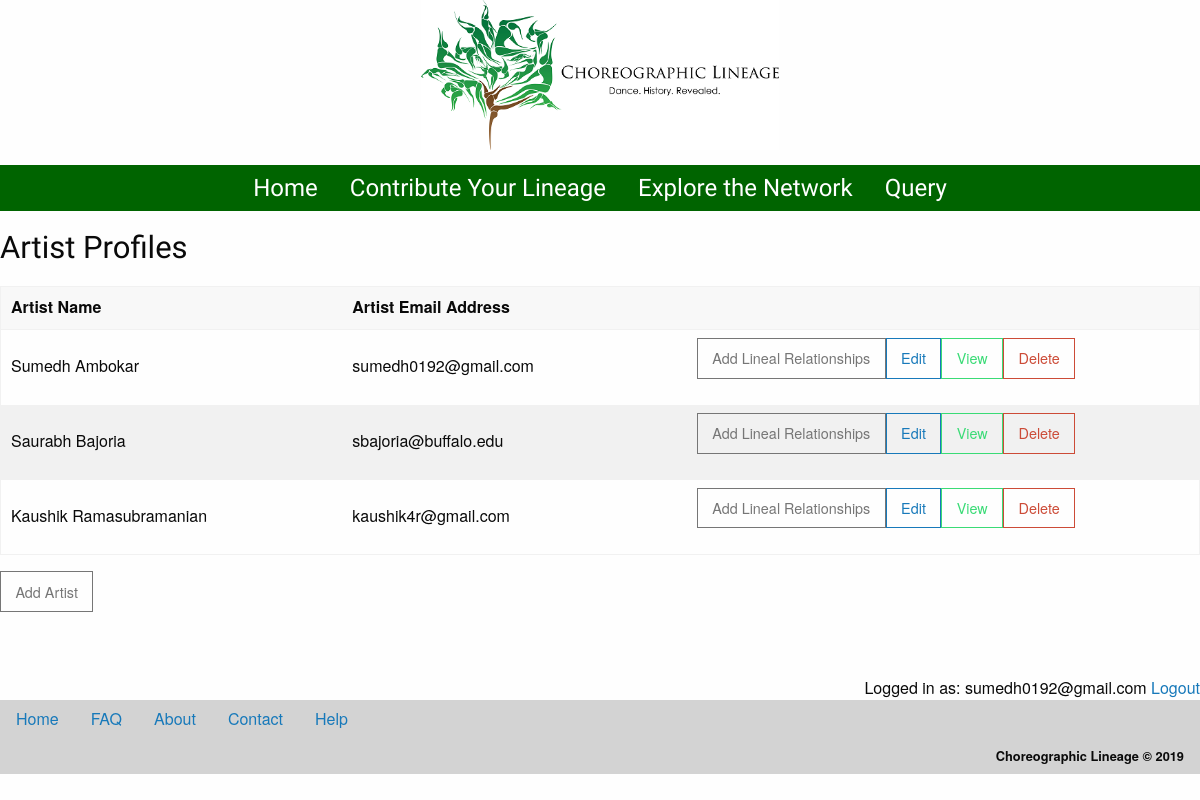
The app's page /profiles.php (signed in), older data.
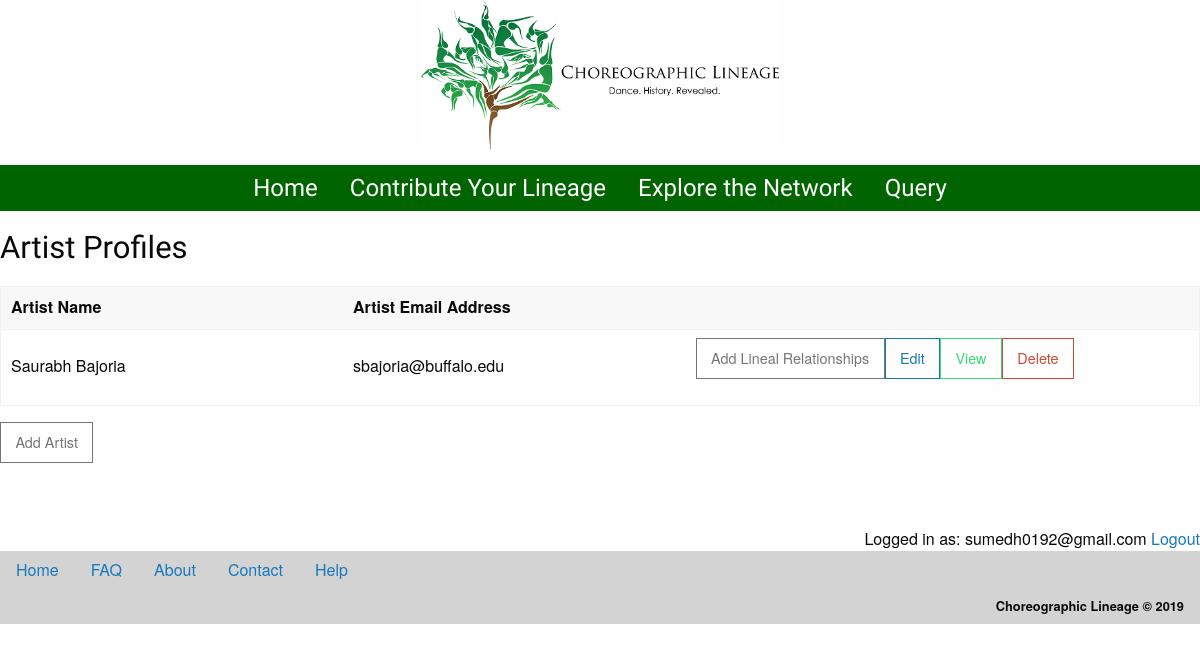
The same page, newer data.
### tables this page shows
CREATE TABLE `artist_profile` (
  `artist_profile_id` int(255) NOT NULL,
  `is_user_artist` varchar(10) NOT NULL,
  `profile_name` varchar(50) NOT NULL,
  `artist_first_name` varchar(50) NOT NULL,
  `artist_last_name` varchar(100) NOT NULL,
  `artist_email_address` varchar(50) NOT NULL,
  `artist_living_status` varchar(10) NOT NULL,
  `artist_dob` date NOT NULL,
  `artist_dod` date NOT NULL,
  `artist_genre` varchar(150) NOT NULL,
  `artist_ethnicity` varchar(50) NOT NULL,
  `artist_gender` varchar(50) NOT NULL,
  `gender_other` varchar(100) NOT NULL,
  `genre_other` varchar(100) NOT NULL,
  `ethnicity_other` varchar(100) NOT NULL,
  `artist_residence_city` varchar(100) NOT NULL,
  `artist_residence_state` varchar(100) NOT NULL,
  `artist_residence_province` varchar(100) NOT NULL,
  `artist_residence_country` varchar(100) NOT NULL,
  `artist_birth_country` varchar(100) NOT NULL,
  `artist_biography` varchar(500) NOT NULL,
  `artist_biography_text` varchar(1000) NOT NULL,
  `artist_photo_path` varchar(500) NOT NULL,
  `artist_website` varchar(100) DEFAULT NULL
);

### profiles.php (the view, shortened to what this page needs)
<?php
	include 'menu.php';
	if(isset($_SESSION["user_email_address"])) {
        $user_email_address = $_SESSION["user_email_address"];
        include 'connection_open.php';
        $query = "SELECT * FROM artist_profile
		WHERE profile_name='$user_email_address'";
        $result = mysqli_query($dbc,$query)
        or die('Error querying database.: ' . mysqli_error());
    }else {
        $location = "add_user_profile.php";
        echo("<script>location.href='$location'</script>");
    }
?>
<html>
	<head>
	</head>
	<body>
	<div class="row">
			<div class="medium-12">
				<section>
					<form id="profiles_form" name="profiles_form" method="post" action="profiles_mediator.php" enctype="multipart/form-data">
					<fieldset>
					<legend><strong><h3>Artist Profiles</h3></legend></strong>
						<div class="row">
							<div class="small-12 column">
                                <table>
                                    <thead>
                                    <tr>
                                        <th width="200">Artist Name</th>
                                        <th width="200">Artist Email Address</th>
                                        <th width="300"></th>
                                    </tr>
                                    </thead>
                                    <?php
                                    echo "<tbody>";
                                    while ($resultant = mysqli_fetch_array($result)) {
                                        echo "<tr>";
                                        echo "<td>" . $resultant['artist_first_name'] . " " . $resultant['artist_last_name'] . "</td>";
                                        echo "<td>" . $resultant['artist_email_address'] . "</td>";
                                        echo "<td>";
                                        echo "<button class='secondary  hollow button' type='submit' name='artist_relation_add' value=" . $resultant['artist_profile_id'] . ">";
                                        echo "<span>Add Lineal Relationships</span>";
                                        echo "</button>";
                                        echo "<button class='primary hollow button' type='submit' name='artist_profile_edit' value=" . $resultant['artist_profile_id'] . ">";
                                        echo "<span>Edit</span>";
                                        echo "</button>";
                                        echo "<button class='success  hollow button' type='submit' name='artist_profile_view' value=" . $resultant['artist_profile_id'] . ">";
                                        echo "<span>View</span>";
                                        echo "</button>";
                                        echo "<button class='alert  hollow button' type='submit' name='artist_profile_delete' value=" . $resultant['artist_profile_id'] . " onclick='return confirmDelete();'>";
                                        echo "<span>Delete</span>";
                                        echo "</button>";
                                        echo "</td>";
                                        echo "</tr>";
                                    }
                                    echo "</tbody>";
                                    echo "</table>";
					?>
							</div>
						</div>
						<div class = "row">
							<div class="small-3 column">
								<button class="secondary hollow button" type="submit" name="artist_profile_add" value="<?php echo $user_email_address; ?>">
									<span>Add Artist</span>
								</button>
							</div>
							<div class="small-3 column">
							</div>
							<div class="small-3 column">
							</div>
						</div>
					</fieldset>
					</form>
				</section>
			</div>
		</div>
	</body>
<?php
	include 'footer.php';
?>
</html>

### menu.php (shortened to what this page needs)
<!DOCTYPE html>
<html lang="en">
<head>
	<link rel="stylesheet" href="https://cdn.jsdelivr.net/foundation/6.2.1/foundation.min.css">
	<link rel="stylesheet" href="css/global.css">
	<link rel="stylesheet" href="css/home.css">
	<link rel="stylesheet" href="css/foundation-datepicker.css">
	<link rel="stylesheet" href="css/foundation-datepicker.min.css">
	<link rel="stylesheet" href="//cdnjs.cloudflare.com/ajax/libs/foundicons/3.0.0/foundation-icons.css" >
	<link rel="stylesheet" href="//netdna.bootstrapcdn.com/font-awesome/3.0.2/css/font-awesome.css" >
</head>
<body>
	<header class="row column text-center">
			<img src="data/images/logo_dcl_2.png" alt="Choreographic Lineage logo">
	</header>
	<nav class="row column menu-centered">
		<ul class="vertical medium-horizontal menu">
			<li><a href="index.php">Home</a></li>
			<li><a href="add_user_profile.php">Contribute Your Lineage</a></li>
			<li><a href="lineage_index.php">Explore the Network</a></li>
			<li><a href="#">Query</a></li>
		</ul>
	</nav>
</body>
</html>

### footer.php
<div class="row">
	<div class="medium-12">
		<section>
<?php
if(isset($_SESSION["user_email_address"])){
	echo "<div class='text-right'>";
	echo "Logged in as: ".$_SESSION["user_email_address"]."&nbsp;<a href='logout.php'>Logout</a>";
	echo "</div>";
}
?>
		</section>
	</div>
</div>
<footer class="row" style="position:relative; bottom:0;height: auto;">
		<div class="small-6 column">
			<ul class="vertical medium-horizontal menu">
				<li><a href="index.php">Home</a></li>
				<li><a href="ComingSoon.php">FAQ</a></li>
				<li><a href="about.php">About</a></li>
				<li><a href="contact.php">Contact</a></li>
				<li><a href="ComingSoon.php">Help</a></li>
			</ul>
		</div>
		<div class="small-6 column">
			<ul class="menu align-right">
				<li class="menu-text"><small>Choreographic Lineage © 2019</small></li>
			</ul>
		</div>
</footer>

### css/global.css (style rules this page uses)
h1, h2, h3, h4, h5, h6 { font-family: 'Open Sans Condensed', sans-serif; }
header img { height: 150px; }
nav { background-color: darkgreen; margin: 15px 0; font-family: 'Open Sans Condensed', sans-serif; font-size: 1.5em; }
nav a { color: white; }
footer { background-color: lightgray; }

Row changes from the older to the newer data that the page shows:
removed artist_profile: artist_first_name "Sumedh", artist_last_name "Ambokar", artist_email_address "sumedh0192@gmail.com", $resultant['artist_profile_id'] 72 (drawn)
removed artist_profile: artist_first_name "Kaushik", artist_last_name "Ramasubramanian", artist_email_address "kaushik4r@gmail.com", $resultant['artist_profile_id'] 83 (drawn)
